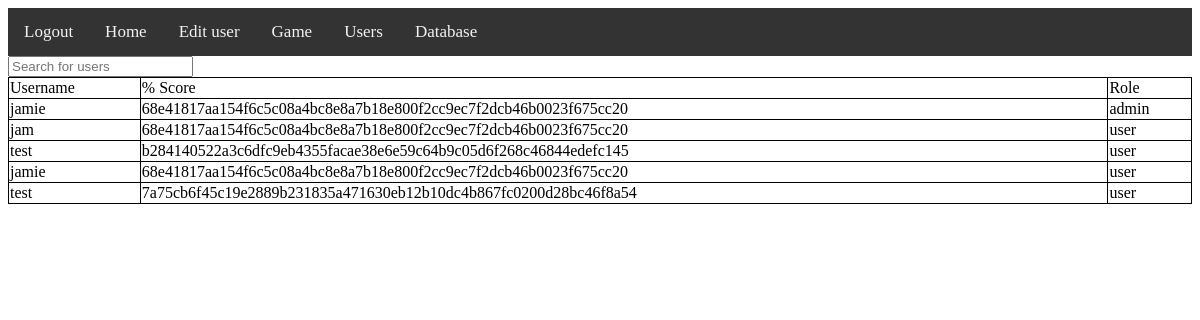
Before: /database/list/ (signed in) with the older database file.
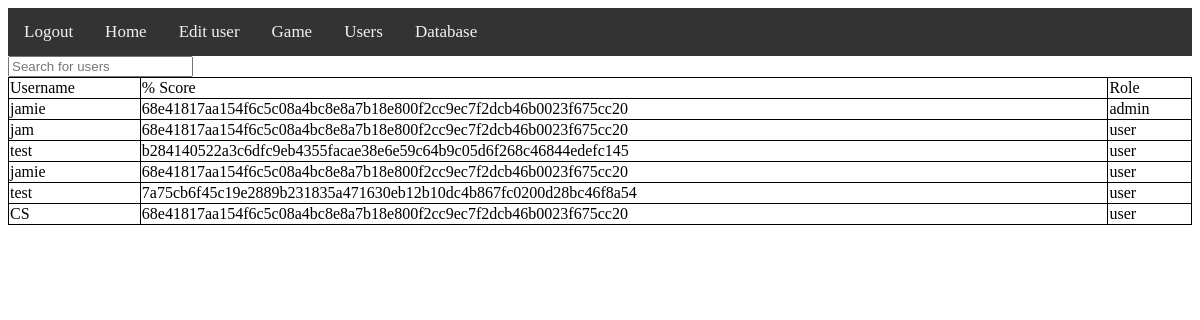
After: the same page with the newer database file.
### tables this page shows
CREATE TABLE users (username characters(100),password characters(100),role characters(100));

### database/database.py (the view)
@database_bp.route("/list/")
def database_list():
    if "username" not in session or "role" not in session:
        session["redirect"] = "database.database_list"
        return redirect(url_for("functions.login"))
    if session["role"] not in admin_roles: #if the user is not an admin
        flash("Need to be admin")
        return redirect(url_for("functions.home")) #send them to the home page
    return render_template("/database/list.html",users=users_db.read(), headings=users_db.columns())

### database_mod.py (called while the page is built)
    def read(self):
        self.c.execute(f"SELECT * FROM {self.table}")
        self.conn.commit()
        self.lines = self.c.fetchall()
        return self.lines

    def columns(self):
        self.c.execute(f"PRAGMA table_info({self.table})")
        self.conn.commit()
        self.columns_values = []
        for x in self.c.fetchall():
            self.columns_values.append(x[1])
        return self.columns_values

### database/templates/database/list.html (shortened to what this page needs)
{% extends "base.html" %}
{% block content %}
<input type="text" onkeyup="table_search()" id="search_box" placeholder="Search for users">
<table id="sort_table_id">
<tr>
    <td onclick="sort_alph(0)">Username</td>
    <td onclick="sort_alph(1)">% Score</td>
    <td onclick="sort_alph(2)">Role</td>
</tr>
{% for user in users %}
    <tr>
    {% for item in user %}
        <td>{{item}}</td>
    {% endfor %}
    </tr>
{% endfor %}
</table>
{% endblock %}

Changed rows visible on the page:
added users: username "CS", password "68e41817aa154f6c5c08a4bc8e8a7b18e800f2cc9ec7f2dcb46b0023f675cc20", role "user"
